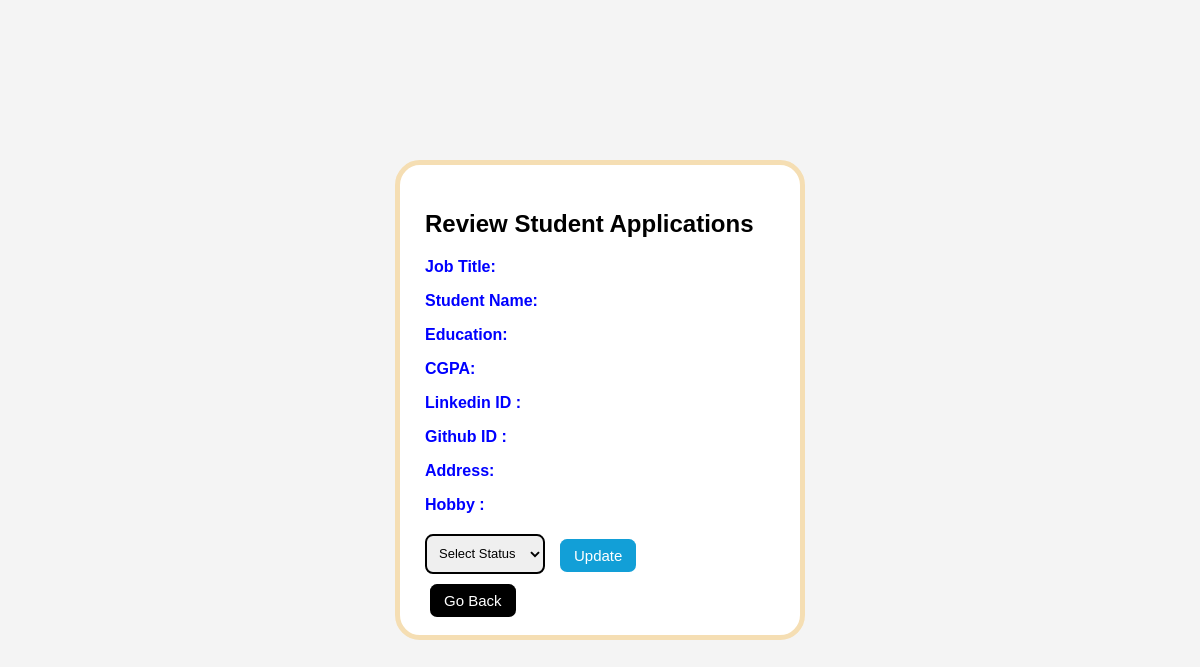
/review_std_appli/5/5, run on an earlier commit of the app's database.
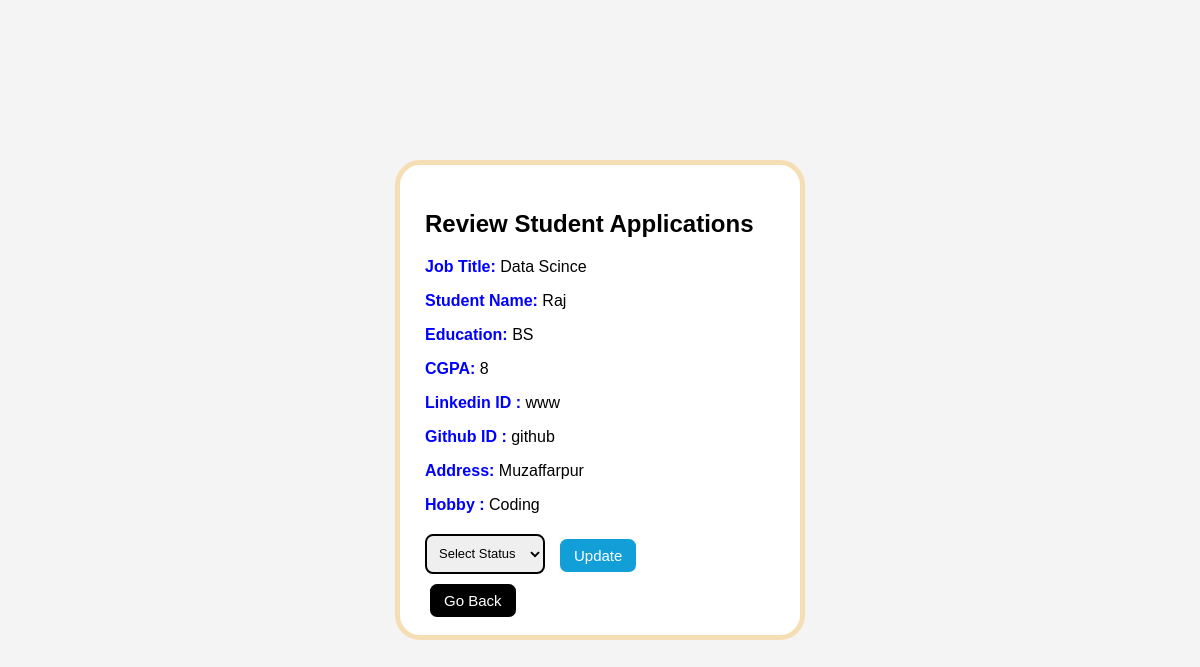
And on a later commit of the database.
### application/models.py (models this page shows)
class Jobs(db.Model):
    __tablename__ = "jobs"
    id = db.Column(db.Integer, primary_key=True)
    company_id = db.Column(db.Integer, db.ForeignKey("company.id"), nullable=False)
    job_title = db.Column(db.String(50), nullable=False)
    job_description = db.Column(db.String(200) ,nullable=False)
    eligibility = db.Column(db.String(100) ,nullable=False)
    salary = db.Column(db.Integer ,nullable=False)
    location = db.Column(db.String(100),nullable=False)
    job_deadline = db.Column(db.Date)
    job_status = db.Column(db.String(20), default="pending", nullable=False)
    applications = db.relationship("Application", backref="jobs",cascade="all, delete")

class User(db.Model):
    __tablename__ = "user"
    id = db.Column(db.Integer, primary_key=True)
    full_name = db.Column(db.String(30), nullable=False)
    email = db.Column(db.String(50), unique=True, nullable=False)
    password = db.Column(db.String(50), nullable=False)
    education = db.Column(db.String(50))
    cgpa = db.Column(db.String(50))
    address = db.Column(db.String(50))
    linkdin = db.Column(db.String(100))
    github = db.Column(db.String(100))
    hobby = db.Column(db.String(100))
    type = db.Column(db.String(20), default="student", nullable=False)
    status = db.Column(db.String(20), default="active", nullable=False)
    applications = db.relationship("Application",backref="user",cascade="all, delete")

### application/controllers.py (the view)
@app.route("/review_std_appli/<int:std_id>/<int:job_id>",methods=["GET","POST"])
def review_std_appli(std_id,job_id):
    this_std=User.query.filter_by(id=std_id).first()
    this_job=Jobs.query.filter_by(id=job_id).first()
    return render_template("sdt_appli_comp.html",this_std=this_std,this_job=this_job)

### templates/sdt_appli_comp.html (shortened to what this page needs)
<!DOCTYPE html>
<html lang="en">
<head>
    <link rel="stylesheet" href="/static/Job_details.css">
</head>
<body>
<div class="job-card">
    <div class="job-left">
        <h2> Review Student Applications </h2>
        <p><strong class="label">Job Title:</strong> {{ this_job.job_title }}</p>
        <p><strong class="label">Student Name:</strong> {{ this_std.full_name }}</p>
        <p><strong class="label">Education:</strong> {{ this_std.education }}</p>
        <p><strong class="label">CGPA:</strong> {{ this_std.cgpa }}</p>
        <p><strong class="label">Linkedin ID :</strong> {{ this_std.linkdin }}</p>
        <p><strong class="label">Github ID :</strong> {{ this_std.github }}</p>
        <p><strong class="label">Address:</strong> {{ this_std.address }}</p>
        <p><strong class="label">Hobby :</strong> {{ this_std.hobby }}</p>
        <div class="actions">
            <form  action="/update_status/{{this_job.id}}/{{this_std.id}}" class="status-form" method="POST">
                <select name="status" class="status-dropdown">
                    <option value="">Select Status</option>
                </select>
                <input type="submit" value="Update" class="btn btn-blue">
            </form>
            <a href="/comp_appli/{{this_job.id}}/{{this_job.company_id}}" class="btn btn-black"> Go Back </a>
        </div>
    </div>
</div>
</body>
</html>

What changed in the data, as far as the page shows it:
added Jobs: job_title "Data Scince"
added User: full_name "Raj", education "BS", cgpa "8", linkdin "www", github "github", address "Muzaffarpur", hobby "Coding"
